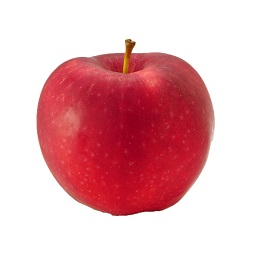
%> input picture LunwenData/apple.jpg, 255 x 255 px
$ octave fengeRGB.m   (GNU Octave 9; MATLAB toolbox functions it lacks are replaced by stand-ins)
%> lines starting %> are read from the running program, lines starting %| are printed output that depends on the picture; in (x1, y1, x2, y2) boxes, pixels count from 0 and x2, y2 are one past the last pixel; in counts of white or black regions, pixels touching at a corner belong together; the program's own positions count from 1
clear;clc;
I=imread('apple.jpg');
%> I is the input picture: size 255x255x3 uint8; mean R, G, B 229.9, 176.6, 182
subplot(2,2,1);imshow(I);xlabel('original image');
I1=rgb2hsv(I);scale=0.5;
%> after `I1=rgb2hsv(I)`: I1: size 255x255x3 double; mean H, S, V 0.364, 0.29, 0.902
I2=I1(:,:,1).*I1(:,:,2);
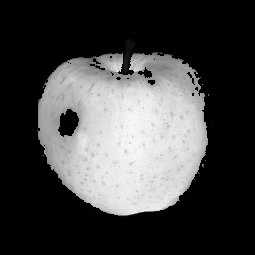
%> I2: size 255x255 double; min 0, max 0.98, mean 0.267
m=I2>max(max(I2))*scale;
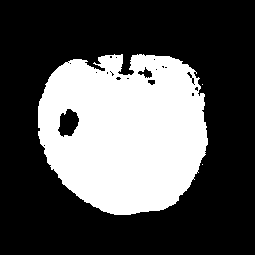
%> m: size 255x255 logical; 33% white; 3 white regions (2 under 20 px), largest, box (x1, y1, x2, y2) and area: (38, 54, 208, 215) 21438
for u=1:3
    I(:,:,u)=I(:,:,u).*uint8(m);
end
%> I: size 255x255x3 uint8; mean H, S, V 61.5, 11.7, 17.5
% [4 lines of commented-out code are left out]
subplot(2,2,3);imshow(I,[]);xlabel('RGB segmentation');
I3=double(m);
I1(:,:,1)=I1(:,:,1).*I3;
%> I1: size 255x255x3 double; mean H, S, V 0.323, 0.29, 0.902
I1(:,:,2)=I1(:,:,2).*I3;
%> I1: size 255x255x3 double; mean H, S, V 0.323, 0.269, 0.902
I1(:,:,3)=I1(:,:,3).*I3;
%> I1: size 255x255x3 double; mean H, S, V 0.323, 0.269, 0.241
subplot(2,2,4);imshow(I1,[]);xlabel('HSV segmentation');
% figure;imshow(I11,[]);

$ run again, with LunwenData/caomei3.jpg copied over LunwenData/apple.jpg
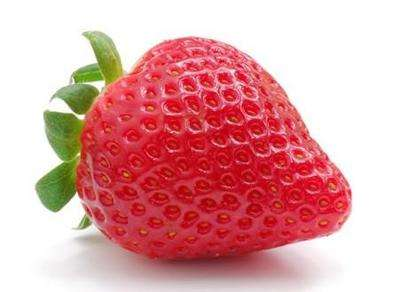
%> input picture LunwenData/caomei3.jpg, 400 x 292 px
%> I is the input picture: size 292x400x3 uint8; mean R, G, B 223.6, 164.2, 165.5
%> `I2=I1(:,:,1).*I1(:,:,2);`:
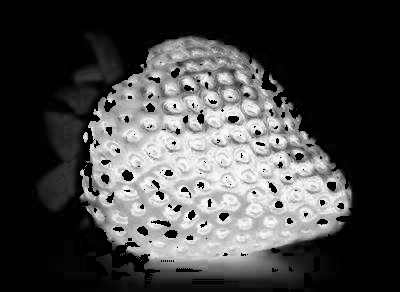
%> I2: size 292x400 double; min 0, max 0.999, mean 0.278
%> `m=I2>max(max(I2))*scale;`:
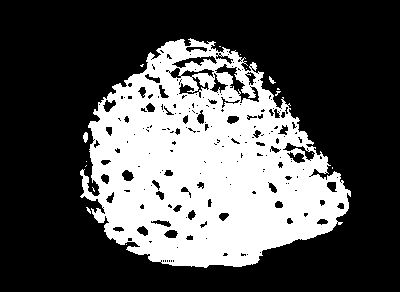
%> m: size 292x400 logical; 32.3% white; 16 white regions (13 under 20 px), largest, box (x1, y1, x2, y2) and area: (80, 38, 351, 268) 37568, (83, 132, 88, 143) 41, (269, 76, 276, 84) 24
